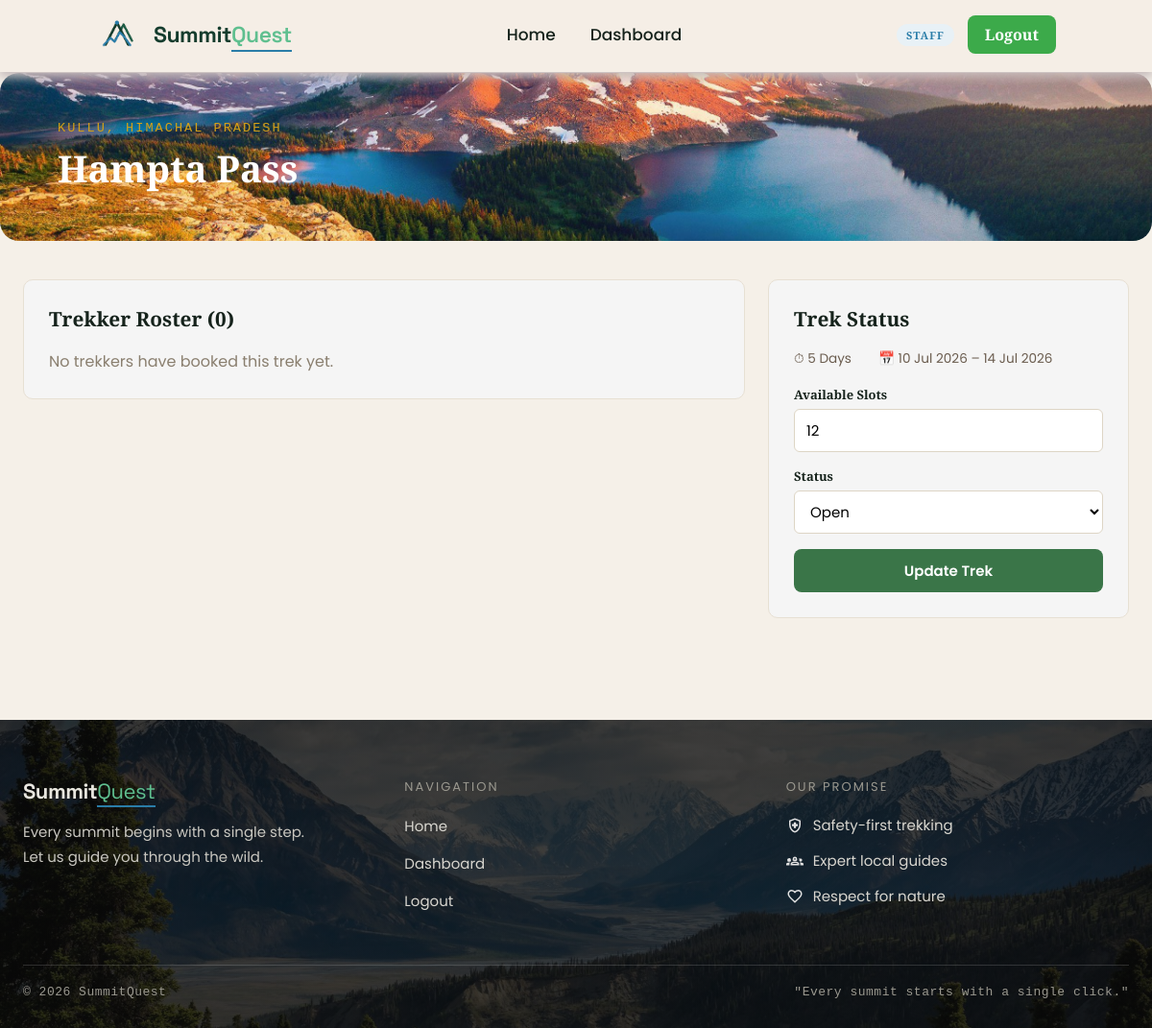
The app's page /staff/trek/4 (signed in), older data.
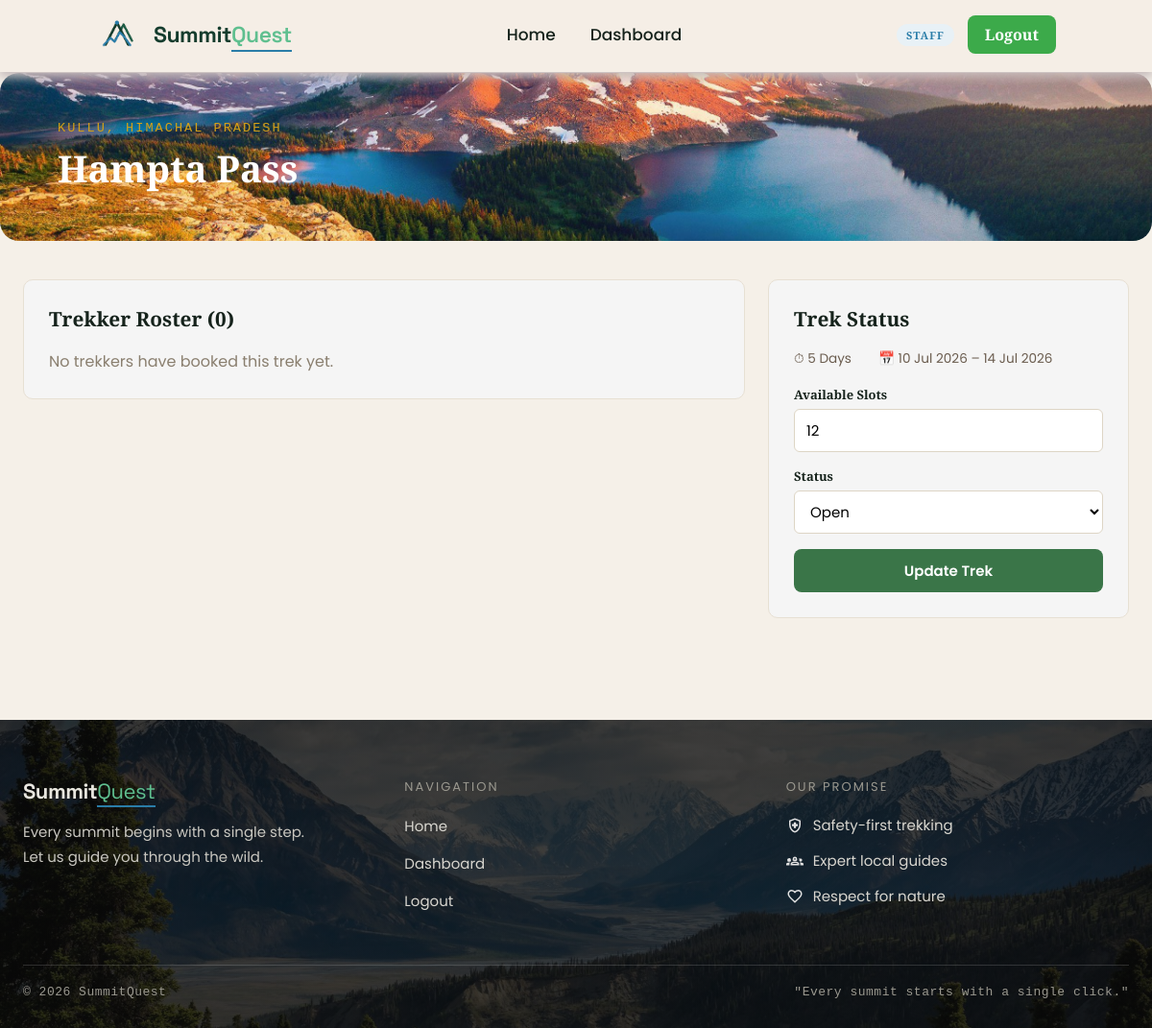
The same page, newer data.
### app/models.py (models this page shows, shortened)
class Treks(db.Model):
    __tablename__ = "trek"
    id = db.Column(db.Integer, primary_key = True)
    name = db.Column(db.String(256), nullable= False, index = True)
    location = db.Column(db.String(50), nullable= False, index = True)
    difficulty= db.Column(db.String(50), nullable = False, index = True)
    status = db.Column(db.String(50), nullable = False, default = "Pending")
    duration =  db.Column(db.Integer, nullable= False)
    starting_date = db.Column(db.Date, nullable= False)
    ending_date = db.Column(db.Date, nullable= False)
    is_blocked = db.Column(db.String(50),nullable = False,default = False)
    created_at = db.Column(db.DateTime, default=datetime.utcnow, nullable=False)
    capacity = db.Column(db.Integer, default = 10)
    available = db.Column(db.Integer, default = 10)
    description = db.Column(db.Text)
    updated_at = db.Column(db.DateTime, default=datetime.utcnow, onupdate=datetime.utcnow, nullable=False)
    price = db.Column(db.Float, default=0)
    altitude = db.Column(db.String(50), nullable=True)
    image_url = db.Column(db.String(500), nullable=True)
    highlights = db.Column(db.Text, nullable=True)
    requirements = db.Column(db.Text, nullable=True)
    assigned_staff_id = db.Column(db.Integer,db.ForeignKey("user.id"),nullable = True)
    bookings = db.relationship(
    "Bookings",
    backref="trek",
    cascade="all, delete-orphan")

### app/routes.py (the view)
@visit.route("/staff/trek/<int:trek_id>")
@login_required
@staff_required
def staff_trek_detail(trek_id):
    trek = Treks.query.get_or_404(trek_id)
    if trek.assigned_staff_id != session["user_id"] and session.get("role") != "admin":
        abort(403)
    bookings = Bookings.query.filter_by(trek_id=trek_id, status="Booked").all()
    return render_template("staff/trek_detail.html", trek=trek, bookings=bookings)

### app/utils.py (called while the page is built)
def current_user():
    if 'user_id' not in session:
        return AnonUser()
    return SessionUser(session)

def login_required(f):
    @wraps(f)
    def wrapper(*args, **kwargs):
        if 'user_id' not in session:
            flash('Please log in to continue.', 'info')
            return redirect(url_for('visit.login'))
        return f(*args, **kwargs)
    return wrapper

def staff_required(f):
    @wraps(f)
    def wrapper(*args, **kwargs):
        if 'user_id' not in session:
            return redirect(url_for('visit.login'))
        role = session.get('role')
        if role not in ('staff', 'admin'):
            abort(403)
        if role == 'staff' and not session.get('is_approved'):
            flash('Your staff account is pending admin approval.', 'warning')
            return redirect(url_for('visit.home'))
        return f(*args, **kwargs)
    return wrapper

def format_date(value):
    if not value:
        return '—'
    return value.strftime('%d %b %Y')

def format_duration(days):
    if not days or days < 1:
        return '—'
    weeks, remainder = divmod(int(days), 7)
    parts = []
    if weeks:
        parts.append(f"{weeks} Week{'s' if weeks > 1 else ''}")
    if remainder:
        parts.append(f"{remainder} Day{'s' if remainder > 1 else ''}")
    return ' '.join(parts) if parts else f"{days} Day{'s' if days != 1 else ''}"

### templates/staff/trek_detail.html (shortened to what this page needs)
{% extends "base.html" %}
{% import "macros.html" as m %}
{% block extra_css %}
<link rel="stylesheet" href="{{ url_for('static', filename='css/for_dashboard.css') }}">
{% endblock %}
{% block content %}
{{ m.page_header(trek.name, trek.location) }}
<div class="page-body">
    <div class="split-layout">
        <div class="sq-card">
            <h2 class="sq-card-title">Trekker Roster ({{ bookings|length }})</h2>
            {% if bookings %}
            <div class="table-wrap">
                <table class="data-table">
                    <thead><tr><th>Name</th><th>Contact</th><th>Participants</th><th>Emergency</th><th>Notes</th></tr></thead>
                    <tbody>
                        {% for b in bookings %}
                        <tr>
                            <td>{{ b.user.full_name }}</td>
                            <td class="numbers">{{ b.user.contact or "—" }}</td>
                            <td>{{ b.participants }}</td>
                            <td>{{ b.emergency_contact }} ({{ b.emergency_phone }})</td>
                            <td class="muted">{{ b.notes or "—" }}</td>
                        </tr>
                        {% endfor %}
                    </tbody>
                </table>
            </div>
            {% else %}
            <p class="muted">No trekkers have booked this trek yet.</p>
            {% endif %}
        </div>
        <div class="sq-card">
            <h2 class="sq-card-title">Trek Status</h2>
            <p class="manage-card-meta" style="margin-bottom: 18px;">
                <span>⏱ {{ format_duration(trek.duration) }}</span><br>
                <span>📅 {{ format_date(trek.starting_date) }} – {{ format_date(trek.ending_date) }}</span>
            </p>
            <form method="post" action="{{ url_for('visit.staff_update_trek', trek_id=trek.id) }}">
                <div class="field">
                    <label>Available Slots</label>
                    <input type="number" name="available" min="0" max="{{ trek.capacity }}" value="{{ trek.available }}">
                </div>
                <div class="field">
                    <label>Status</label>
                    <select name="status">
                        {% for s in ["Open", "Closed", "Completed"] %}
                        <option value="{{ s }}" {% if trek.status == s %}selected{% endif %}>{{ s }}</option>
                        {% endfor %}
                    </select>
                </div>
                <button type="submit" class="btn btn-primary btn-block">Update Trek</button>
            </form>
        </div>
    </div>
</div>
{% endblock %}

### templates/base.html (shortened to what this page needs)
<!doctype html>
<html lang="en">
<head>
    <link href="{{ url_for('static', filename='css/style.css') }}" rel="stylesheet" />
    {% block extra_css %}{% endblock %}
</head>
<body>
<nav class="navbar">
    <a href="{{ url_for('visit.home') }}" class="brand">
        <img src="{{ url_for('static', filename='assets/logo-removebg-preview.png') }}" alt="logo" height="40px" width="50px">
        <span class="brand-name"><span class="main">Summit</span><span class="accent">Quest</span></span>
    </a>
    <ul class="nav-links">
        <li><a href="{{ url_for('visit.home') }}">Home</a></li>
        {% if current_user.is_authenticated %}
            {% if current_user.role == 'admin' %}
            <li><a href="{{ url_for('visit.admin_dashboard') }}">Dashboard</a></li>
            <li><a href="{{ url_for('visit.admin_treks') }}">Treks</a></li>
            <li><a href="{{ url_for('visit.admin_staff_list') }}">Staff</a></li>
            <li><a href="{{ url_for('visit.admin_users') }}">Users</a></li>
            <li><a href="{{ url_for('visit.admin_bookings') }}">Bookings</a></li>
            {% elif current_user.role == 'staff' %}
            <li><a href="{{ url_for('visit.staff_dashboard') }}">Dashboard</a></li>
            {% else %}
            <li><a href="{{ url_for('visit.user_dashboard') }}">Dashboard</a></li>
            <li><a href="{{ url_for('visit.browse_treks') }}">Treks</a></li>
            <li><a href="{{ url_for('visit.my_bookings') }}">My Bookings</a></li>
            {% endif %}
        {% else %}
            <li><a href="#treks_redirect">Treks</a></li>
        {% endif %}
    </ul>
    <div class="nav-actions">
        {% if current_user.is_authenticated %}
        <span class="role-pill role-{{ current_user.role }}">{{ current_user.role }}</span>
        <a href="{{ url_for('visit.logout') }}" class="btn-register">Logout</a>
        {% else %}
        <a href="{{ url_for('visit.login') }}" class="btn-login">Login</a>
        <a href="{{ url_for('visit.register') }}" class="btn-register">Register</a>
        {% endif %}
    </div>
</nav>
<main class="site-main">
    {% block content %}{% endblock %}
</main>
<footer class="site-footer">
    <div class="footer-inner">
        <div class="footer-columns">
            <div class="footer-col">
                <div class="brand-name">Summit<span class="accent">Quest</span></div>
                <p>Every summit begins with a single step.<br>Let us guide you through the wild.</p>
            </div>
            <div class="footer-col">
                <div class="col-heading">Navigation</div>
                <ul>
                    <li><a href="{{ url_for('visit.home') }}">Home</a></li>
                    {% if current_user.is_authenticated %}
                        {% if current_user.role == 'admin'%}
                        <li><a href="{{ url_for('visit.admin_dashboard')}}">Dashboard</a></li>
                        {% elif current_user.role == 'staff' %}
                        <li><a href="{{ url_for('visit.staff_dashboard')}}">Dashboard</a></li>
                        {% else %}
                        <li><a href="{{ url_for('visit.user_dashboard')}}">Dashboard</a></li>
                        {% endif %}
                        <li><a href="{{ url_for('visit.logout')}}">Logout</a></li>
                    {% else %}
                    <li><a href="{{ url_for('visit.login') }}">Login</a></li>
                    <li><a href="{{ url_for('visit.register') }}">Register</a></li>
                    {% endif%}
                </ul>
            </div>
            <div class="footer-col">
                <div class="col-heading">Our Promise</div>
                <ul class="promise-list">
                    <li class="promos">
                        <img src="{{ url_for('static', filename='assets/safety.svg') }}" alt="Safety">
                        Safety-first trekking
                    </li>
                    <li class="promos">
                        <img src="{{ url_for('static', filename='assets/expert.svg') }}" alt="Expert">
                        Expert local guides
                    </li>
                    <li class="promos">
                        <img src="{{ url_for('static', filename='assets/love.svg') }}" alt="Love">
                        Respect for nature
                    </li>
                </ul>
            </div>
        </div>
        <hr class="footer-divider">
        <div class="footer-bottom">
            <span>&copy; 2026 SummitQuest</span>
            <span>"Every summit starts with a single click."</span>
        </div>
    </div>
</footer>
</body>
</html>

### templates/macros.html (shortened to what this page needs)
{% macro page_header(title, subtitle) %}
<div class="page-header">
    <div class="page-header-inner">
        {% if subtitle %}<p class="page-header-eyebrow">{{ subtitle }}</p>{% endif %}
        <h1 class="page-header-title">{{ title }}</h1>
    </div>
</div>
{% endmacro %}

### static/css/style.css (style rules this page uses)
* { margin: 0; padding: 0; box-sizing: border-box; }
html { scroll-behavior: smooth; }
body { font-family: 'Playfair Display', 'Poppins', sans-serif; background-color: #f5f0e8; color: #16231C; }
a { color: inherit; }
.navbar { position: fixed; top: 0; left: 0; width: 100%; display: flex; align-items: center; justify-content: space-between; padding: 16px 100px; background-color: rgb(245, 238, 230); border-bottom: 3px solid rgb(245, 238, 230); z-index: 100; box-shadow: 0px 5px 10px 1px rgb(198, 188, 188); }
.brand { display: flex; align-items: center; gap: 10px; text-decoration: none; }
.brand-name { font-family: 'Space Grotesk', 'Poppins', sans-serif; font-size: 23px; letter-spacing: -0.5px; white-space: nowrap; }
.brand-name .main { font-weight: 700; color: #143C2D; }
.brand-name .accent { color: #5fbf8f; font-weight: 600; border-bottom: 2px solid #2A7DA8; padding-bottom: 1px; }
.nav-links { display: flex; list-style: none; gap: 36px; }
.nav-links a { text-decoration: none; color: #16231C; font-weight: 500; font-size: 17px; padding-bottom: 4px; border-bottom: 2px solid transparent; transition: all 0.8s ease; }
.nav-actions { display: flex; align-items: center; gap: 14px; }
.btn-register { text-decoration: none; font-weight: 600; font-size: 16px; color: #FFFFFF; background: #3caa4a; padding: 9px 18px; border-radius: 8px; transition: all 0.8s ease; }
.role-pill { font-size: 11px; font-weight: 700; text-transform: uppercase; letter-spacing: 1px; padding: 4px 10px; border-radius: 20px; background: #eef4ee; color: #2f5d3a; }
.role-pill.role-staff { background: #e8f1f6; color: #2A7DA8; }
.btn { display: inline-block; font-family: 'Poppins', sans-serif; font-weight: 600; font-size: 15px; text-decoration: none; border: none; border-radius: 8px; padding: 11px 22px; cursor: pointer; text-align: center; }
.btn-primary { background: #3a7548; color: #fff; }
.btn-block { width: 100%; transition: all 0.8s ease; }
.field { margin-bottom: 16px; text-align: left; }
.field label { display: block; font-size: 13px; font-weight: 700; margin-bottom: 6px; }
.field input, .field select, .field textarea { width: 100%; padding: 10px 12px; font-size: 15px; font-family: 'Poppins', sans-serif; border: 1px solid #ddd5c5; border-radius: 6px; background: #fff; }
.muted { color: #8a7f6f; }
.site-footer { position: relative; background-image: linear-gradient(rgba(10, 10, 10, 0.78), rgba(10, 10, 10, 0.78)), url('../assets/footer_image.jpg'); background-size: cover; background-position: center; color: #e8e6df; padding: 60px 24px 30px; width: 100%; }
.footer-inner { max-width: 1200px; margin: 0 auto; }
.footer-columns { display: flex; flex-wrap: wrap; gap: 40px; justify-content: space-between; }
.footer-col { flex: 1 1 220px; min-width: 220px; }
.footer-col .brand-name { font-size: 22px; font-weight: bold; margin-bottom: 16px; }
.footer-col .brand-name .accent { color: #5fbf8f; font-weight: normal; border-bottom: 2px solid #2A7DA8; }
.footer-col p { font-size: 15px; line-height: 1.7; color: #c9c7c0; }
.col-heading { font-size: 13px; letter-spacing: 2px; text-transform: uppercase; color: #9a988f; margin-bottom: 18px; }
.footer-col ul { list-style: none; }
.footer-col ul li { margin-bottom: 14px; }
.footer-col ul li a { color: #d8d6cf; text-decoration: none; font-size: 15px; }
.promise-list li { display: flex; align-items: center; gap: 10px; font-size: 15px; color: #d8d6cf; }
.promise-list img { width: 18px; height: 18px; }
.footer-divider { border: none; border-top: 1px solid rgba(255, 255, 255, 0.15); margin: 40px 0 20px; }
.footer-bottom { display: flex; flex-wrap: wrap; justify-content: space-between; gap: 8px; font-family: 'Courier New', monospace; font-size: 13px; color: #9a988f; letter-spacing: 0.5px; }

Row changes from the older to the newer data that the page shows:
changed Treks "Hampta Pass": status (not shown) → "Open"
Text that changed along with them:
form field status: "Open" → (not shown)
